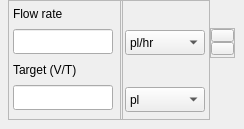
              <widget class="QWidget" name="Param2">
               <attribute name="title">
                <string>Param2</string>
               </attribute>
               <widget class="QFrame" name="frame_9">
                <property name="geometry">
                 <rect>
                  <x>8</x>
                  <y>0</y>
                  <width>115</width>
                  <height>120</height>
                 </rect>
                </property>
                <property name="minimumSize">
                 <size>
                  <width>115</width>
                  <height>120</height>
                 </size>
                </property>
                <property name="maximumSize">
                 <size>
                  <width>115</width>
                  <height>120</height>
                 </size>
                </property>
                <property name="frameShape">
                 <enum>QFrame::StyledPanel</enum>
                </property>
                <property name="frameShadow">
                 <enum>QFrame::Raised</enum>
                </property>
                <widget class="QLabel" name="label_11">
                 <property name="geometry">
                  <rect>
                   <x>5</x>
                   <y>57</y>
                   <width>83</width>
                   <height>25</height>
                  </rect>
                 </property>
                 <property name="minimumSize">
                  <size>
                   <width>0</width>
                   <height>25</height>
                  </size>
                 </property>
                 <property name="maximumSize">
                  <size>
                   <width>16777215</width>
                   <height>25</height>
                  </size>
                 </property>
                 <property name="text">
                  <string>Target (V/T)</string>
                 </property>
                </widget>
                <widget class="QLabel" name="label_10">
                 <property name="geometry">
                  <rect>
                   <x>5</x>
                   <y>1</y>
                   <width>67</width>
                   <height>25</height>
                  </rect>
                 </property>
                 <property name="minimumSize">
                  <size>
                   <width>0</width>
                   <height>25</height>
                  </size>
                 </property>
                 <property name="maximumSize">
                  <size>
                   <width>16777215</width>
                   <height>25</height>
                  </size>
                 </property>
                 <property name="text">
                  <string>Flow rate</string>
                 </property>
                </widget>
                <widget class="QLineEdit" name="param_target_2">
                 <property name="geometry">
                  <rect>
                   <x>5</x>
                   <y>85</y>
                   <width>100</width>
                   <height>25</height>
                  </rect>
                 </property>
                 <property name="minimumSize">
                  <size>
                   <width>100</width>
                   <height>25</height>
                  </size>
                 </property>
                 <property name="maximumSize">
                  <size>
                   <width>110</width>
                   <height>25</height>
                  </size>
                 </property>
                </widget>
                <widget class="QLineEdit" name="param_flowRate_2">
                 <property name="geometry">
                  <rect>
                   <x>5</x>
                   <y>29</y>
                   <width>100</width>
                   <height>25</height>
                  </rect>
                 </property>
                 <property name="minimumSize">
                  <size>
                   <width>100</width>
                   <height>25</height>
                  </size>
                 </property>
                 <property name="maximumSize">
                  <size>
                   <width>100</width>
                   <height>25</height>
                  </size>
                 </property>
                </widget>
               </widget>
               <widget class="QFrame" name="frame_4">
                <property name="geometry">
                 <rect>
                  <x>210</x>
                  <y>28</y>
                  <width>25</width>
                  <height>30</height>
                 </rect>
                </property>
                <property name="minimumSize">
                 <size>
                  <width>20</width>
                  <height>30</height>
                 </size>
                </property>
                <property name="maximumSize">
                 <size>
                  <width>25</width>
                  <height>30</height>
                 </size>
                </property>
                <property name="frameShape">
                 <enum>QFrame::StyledPanel</enum>
                </property>
                <property name="frameShadow">
                 <enum>QFrame::Raised</enum>
                </property>
                <layout class="QGridLayout" name="gridLayout_16">
                 <property name="leftMargin">
                  <number>0</number>
                 </property>
                 <property name="topMargin">
                  <number>0</number>
                 </property>
                 <property name="rightMargin">
                  <number>0</number>
                 </property>
                 <property name="bottomMargin">
                  <number>0</number>
                 </property>
                 <property name="verticalSpacing">
                  <number>0</number>
                 </property>
                 <item row="0" column="0">
                  <widget class="QPushButton" name="flow_upper_button_2">
                   <property name="minimumSize">
                    <size>
                     <width>0</width>
                     <height>13</height>
                    </size>
                   </property>
                   <property name="maximumSize">
                    <size>
                     <width>30</width>
                     <height>13</height>
                    </size>
                   </property>
                   <property name="text">
                    <string/>
                   </property>
                   <property name="icon">
                    <iconset>
                     <activeon>:/limit_button/upper_limit_icon.png</activeon>
                    </iconset>
                   </property>
                   <property name="iconSize">
                    <size>
                     <width>12</width>
                     <height>20</height>
                    </size>
                   </property>
                  </widget>
                 </item>
                 <item row="1" column="0">
                  <widget class="QPushButton" name="flow_lower_button_2">
                   <property name="minimumSize">
                    <size>
                     <width>0</width>
                     <height>13</height>
                    </size>
                   </property>
                   <property name="maximumSize">
                    <size>
                     <width>30</width>
                     <height>13</height>
                    </size>
                   </property>
                   <property name="sizeIncrement">
                    <size>
                     <width>0</width>
                     <height>0</height>
                    </size>
                   </property>
                   <property name="text">
                    <string/>
                   </property>
                   <property name="icon">
                    <iconset>
                     <activeon>:/limit_button/lower_limit_icon.png</activeon>
                    </iconset>
                   </property>
                   <property name="iconSize">
                    <size>
                     <width>12</width>
                     <height>20</height>
                    </size>
                   </property>
                  </widget>
                 </item>
                </layout>
               </widget>
               <widget class="QFrame" name="frame_8">
                <property name="geometry">
                 <rect>
                  <x>120</x>
                  <y>0</y>
                  <width>90</width>
                  <height>120</height>
                 </rect>
                </property>
                <property name="minimumSize">
                 <size>
                  <width>90</width>
                  <height>120</height>
                 </size>
                </property>
                <property name="maximumSize">
                 <size>
                  <width>90</width>
                  <height>120</height>
                 </size>
                </property>
                <property name="frameShape">
                 <enum>QFrame::StyledPanel</enum>
                </property>
                <property name="frameShadow">
                 <enum>QFrame::Raised</enum>
                </property>
                <layout class="QGridLayout" name="gridLayout_2">
                 <property name="leftMargin">
                  <number>0</number>
                 </property>
                 <property name="topMargin">
                  <number>0</number>
                 </property>
                 <property name="rightMargin">
                  <number>0</number>
                 </property>
                 <property name="verticalSpacing">
                  <number>5</number>
                 </property>
                 <item row="0" column="0">
                  <widget class="QLabel" name="label_8">
                   <property name="minimumSize">
                    <size>
                     <width>0</width>
                     <height>25</height>
                    </size>
                   </property>
                   <property name="maximumSize">
                    <size>
                     <width>20</width>
                     <height>25</height>
                    </size>
                   </property>
                   <property name="text">
                    <string/>
                   </property>
                  </widget>
                 </item>
                 <item row="1" column="0">
                  <widget class="QComboBox" name="comboBox_unit_frate_2">
                   <property name="minimumSize">
                    <size>
                     <width>80</width>
                     <height>25</height>
                    </size>
                   </property>
                   <property name="maximumSize">
                    <size>
                     <width>80</width>
                     <height>25</height>
                    </size>
                   </property>
                   <item>
                    <property name="text">
                     <string>pl/hr</string>
                    </property>
                   </item>
                   <item>
                    <property name="text">
                     <string>nl/hr</string>
                    </property>
                   </item>
                   <item>
                    <property name="text">
                     <string>ul/hr</string>
                    </property>
                   </item>
                   <item>
                    <property name="text">
                     <string>ml/hr</string>
                    </property>
                   </item>
                   <item>
                    <property name="text">
                     <string>pl/min</string>
                    </property>
                   </item>
                   <item>
                    <property name="text">
                     <string>nl/min</string>
                    </property>
                   </item>
                   <item>
                    <property name="text">
                     <string>ul/min</string>
                    </property>
                   </item>
                   <item>
                    <property name="text">
                     <string>ml/min</string>
                    </property>
                   </item>
                   <item>
                    <property name="text">
                     <string>pl/s</string>
                    </property>
                   </item>
                   <item>
                    <property name="text">
                     <string>nl/s</string>
                    </property>
                   </item>
                   <item>
                    <property name="text">
                     <string>ul/s</string>
                    </property>
                   </item>
                   <item>
                    <property name="text">
                     <string>ml/s</string>
                    </property>
                   </item>
                  </widget>
                 </item>
                 <item row="4" column="0">
                  <widget class="QComboBox" name="comboBox_unit_target_2">
                   <property name="minimumSize">
                    <size>
                     <width>80</width>
                     <height>25</height>
                    </size>
                   </property>
                   <property name="maximumSize">
                    <size>
                     <width>80</width>
                     <height>25</height>
                    </size>
                   </property>
                   <item>
                    <property name="text">
                     <string>pl</string>
                    </property>
                   </item>
                   <item>
                    <property name="text">
                     <string>nl</string>
                    </property>
                   </item>
                   <item>
                    <property name="text">
                     <string>ul</string>
                    </property>
                   </item>
                   <item>
                    <property name="text">
                     <string>ml</string>
                    </property>
                   </item>
                   <item>
                    <property name="text">
                     <string>Secs</string>
                    </property>
                   </item>
                   <item>
                    <property name="text">
                     <string>h:m:s</string>
                    </property>
                   </item>
                  </widget>
                 </item>
                 <item row="2" column="0">
                  <widget class="QLabel" name="label_9">
                   <property name="minimumSize">
                    <size>
                     <width>0</width>
                     <height>25</height>
                    </size>
                   </property>
                   <property name="maximumSize">
                    <size>
                     <width>20</width>
                     <height>25</height>
                    </size>
                   </property>
                   <property name="text">
                    <string/>
                   </property>
                  </widget>
                 </item>
                </layout>
               </widget>
              </widget>
